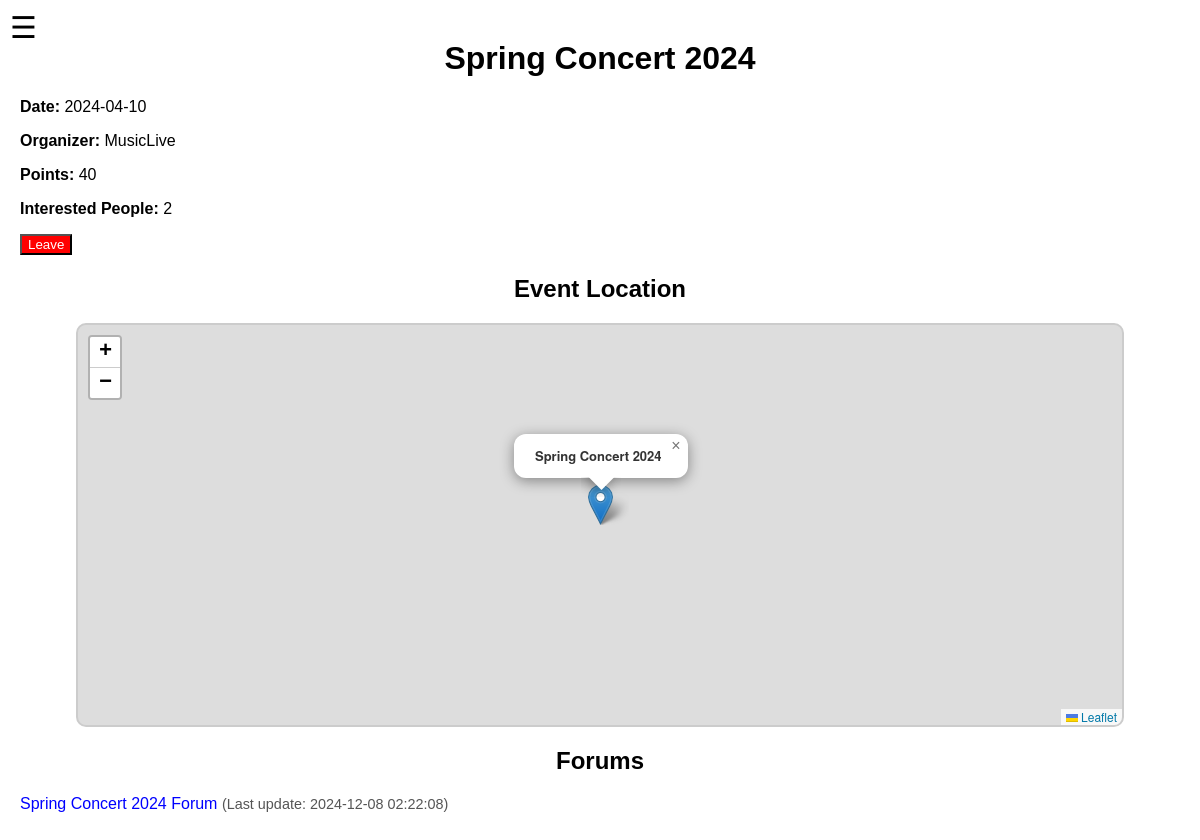
Page /home/event/22 (signed in) on the committed database.
### tables this page shows
CREATE TABLE Event (
    id_event INTEGER PRIMARY KEY,
    name TEXT NOT NULL CHECK(length(name) > 0),
    description TEXT,
    event_date TEXT, -- 'YYYY-MM-DD'
    location TEXT NOT NULL UNIQUE, -- "latitude, longitude"
    hours_of_work INTEGER DEFAULT 0 CHECK(hours_of_work >= 0),
    status TEXT CHECK(status IN ('active','inactive')),
    openslots INTEGER DEFAULT 0 CHECK(openslots >= 0),
    organizer TEXT,
    points_to_earn INTEGER DEFAULT 0 CHECK(points_to_earn >= 0)
);

CREATE TABLE Forum (
    id_forum INTEGER PRIMARY KEY,
    id_event INTEGER NOT NULL,
    name TEXT NOT NULL CHECK(length(name) > 0),
    FOREIGN KEY (id_event) REFERENCES Event(id_event) ON DELETE CASCADE
);

### routes/home.py (the view, shortened to what this page needs)
@home_bp.route('/event/<int:event_id>', methods=['GET', 'POST'])
def event_page(event_id):
    user_id = session.get('user_id')
    if not user_id:
        flash('Please log in to view events.', 'error')
        return redirect(url_for('login.login'))
    event = get_event_details(event_id)
    if not event:
        flash('Event not found.', 'error')
        return redirect(url_for('home.home'))
    forums = get_forums_by_event(event_id)
    enrolled = is_user_enrolled(user_id, event_id)
    location = get_event_location(event_id)
    return render_template(
        'event.html',
        event=event,
        enrolled=enrolled,
        forums=forums,
        location=location
    )

### models.py (called while the page is built)
def get_event_location(event_id):
    with sqlite3.connect(DB_NAME, timeout=30) as conn:
        cursor = conn.cursor()
        query = "SELECT location FROM Event WHERE id_event = ?"
        cursor.execute(query, (event_id,))
        row = cursor.fetchone()
    return row[0] if row else None

def is_user_enrolled(user_id, event_id):
    with sqlite3.connect(DB_NAME, timeout=30) as conn:
        cursor = conn.cursor()
        query = """
            SELECT 1 FROM User_Events
            WHERE id_user = ? AND id_event = ?
        """
        cursor.execute(query, (user_id, event_id))
        result = cursor.fetchone()
    return bool(result)

def get_forums_by_event(event_id):
    with sqlite3.connect(DB_NAME, timeout=30) as conn:
        cursor = conn.cursor()
        query = """
            SELECT f.id_forum, f.name, MAX(p.date_of_post) AS last_update
            FROM Forum f
            LEFT JOIN Post p ON f.id_forum = p.id_forum
            WHERE f.id_event = ?
            GROUP BY f.id_forum, f.name
            ORDER BY last_update DESC
        """
        cursor.execute(query, (event_id,))
        forums = cursor.fetchall()
    return [
        {
            'id_forum': row[0],
            'name': row[1],
            'last_update': row[2] if row[2] else 'No posts yet'
        }
        for row in forums
    ]

def get_event_details(event_id):
    with sqlite3.connect(DB_NAME, timeout=30) as conn:
        cursor = conn.cursor()
        query = """
            SELECT e.name, e.event_date, e.organizer, e.hours_of_work, COUNT(ue.id_user)
            FROM Event e
            LEFT JOIN User_Events ue ON e.id_event = ue.id_event
            WHERE e.id_event = ?
            GROUP BY e.id_event
        """
        cursor.execute(query, (event_id,))
        row = cursor.fetchone()
    if not row:
        return None
    return {
        'name': row[0],
        'date': row[1],
        'organizer': row[2],
        'points': row[3] * 10,
        'interested': row[4]
    }

### templates/event.html (shortened to what this page needs)
<!DOCTYPE html>
<html lang="en">
<head>
    <link rel="stylesheet" href="https://unpkg.com/leaflet@1.9.3/dist/leaflet.css" />
    <link rel="stylesheet" href="{{ url_for('static', filename='styles.css') }}">
</head>
<body>
    <div class="hamburger-menu">
        <label for="menu-toggle" class="menu-icon">&#9776;</label>
    </div>
    <h1>{{ event.name }}</h1>
    <p><strong>Date:</strong> {{ event.date }}</p>
    <p><strong>Organizer:</strong> {{ event.organizer }}</p>
    <p><strong>Points:</strong> {{ event.points }}</p>
    <p><strong>Interested People:</strong> {{ event.interested }}</p>
    <form method="POST">
        {% if enrolled %}
        <button type="submit" name="action" value="leave" style="background-color: red; color: white;">Leave</button>
        {% else %}
        <button type="submit" name="action" value="enroll" style="background-color: green; color: white;">Enroll</button>
        {% endif %}
    </form>
    <h2>Event Location</h2>
    <div id="map" style="height: 400px; width: 100%;"></div>
    <h2>Forums</h2>
    {% if forums %}
        <ul>
            {% for forum in forums %}
                <li>
                    <a href="{{ url_for('forum.forum_page', forum_id=forum.id_forum) }}">
                        {{ forum.name }}
                    </a>
                    <span style="font-size: 0.9em; color: #555;">(Last update: {{ forum.last_update }})</span>
                </li>
            {% endfor %}
        </ul>
    {% else %}
        <p>No forums available for this event.</p>
    {% endif %}
</body>
</html>

### static/styles.css (style rules this page uses)
body { font-family: Arial, sans-serif; margin: 0; padding: 20px; }
h1, h2 { text-align: center; margin-top: 20px; }
#map { margin: 20px auto; max-width: 90%; border: 2px solid #ccc; border-radius: 10px; }
ul { list-style-type: none; padding: 0; }
ul li a { text-decoration: none; color: blue; }
.hamburger-menu { position: fixed; top: 10px; left: 10px; z-index: 1000; }
.menu-icon { font-size: 30px; cursor: pointer; user-select: none; }

### rows in the picture
Event: name "Spring Concert 2024", date "2024-04-10", organizer "MusicLive"
Forum: name "Spring Concert 2024 Forum", last_update "2024-12-08 02:22:08"

### other values in the picture
{{ event.points }} "40"
{{ event.interested }} "2"
